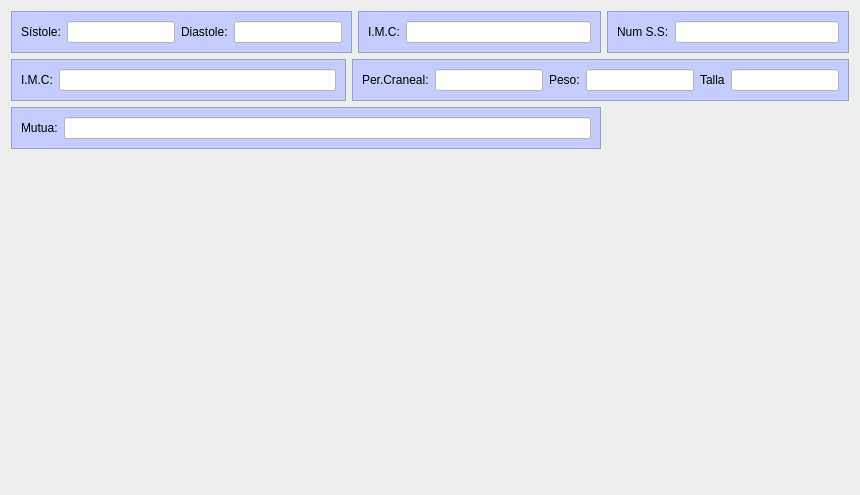
            <widget class="QWidget" name="tab_5">
             <property name="styleSheet">
              <string notr="true">background-color: #ecefed;</string>
             </property>
             <attribute name="title">
              <string>Datos generales primera exploración</string>
             </attribute>
             <layout class="QGridLayout" name="gridLayout_7">
              <item row="0" column="0" colspan="2">
               <widget class="QFrame" name="frame_12">
                <property name="styleSheet">
                 <string notr="true">background-color: rgb(197, 205, 255);</string>
                </property>
                <property name="frameShape">
                 <enum>QFrame::StyledPanel</enum>
                </property>
                <property name="frameShadow">
                 <enum>QFrame::Raised</enum>
                </property>
                <layout class="QHBoxLayout" name="horizontalLayout_13">
                 <item>
                  <widget class="QLabel" name="label_13">
                   <property name="text">
                    <string>Sístole:</string>
                   </property>
                  </widget>
                 </item>
                 <item>
                  <widget class="QLineEdit" name="txtSistole">
                   <property name="styleSheet">
                    <string notr="true">background-color: rgb(255, 255, 255);</string>
                   </property>
                   <property name="text">
                    <string/>
                   </property>
                  </widget>
                 </item>
                 <item>
                  <widget class="QLabel" name="label_14">
                   <property name="text">
                    <string>Diastole:</string>
                   </property>
                  </widget>
                 </item>
                 <item>
                  <widget class="QLineEdit" name="txtDiastole">
                   <property name="styleSheet">
                    <string notr="true">background-color: rgb(255, 255, 255);</string>
                   </property>
                  </widget>
                 </item>
                </layout>
               </widget>
              </item>
              <item row="0" column="2">
               <widget class="QFrame" name="frame_13">
                <property name="styleSheet">
                 <string notr="true">background-color: rgb(197, 205, 255);</string>
                </property>
                <property name="frameShape">
                 <enum>QFrame::StyledPanel</enum>
                </property>
                <property name="frameShadow">
                 <enum>QFrame::Raised</enum>
                </property>
                <layout class="QHBoxLayout" name="horizontalLayout_12">
                 <item>
                  <widget class="QLabel" name="label_16">
                   <property name="text">
                    <string>I.M.C:</string>
                   </property>
                  </widget>
                 </item>
                 <item>
                  <widget class="QLineEdit" name="txtimc">
                   <property name="styleSheet">
                    <string notr="true">background-color: rgb(255, 255, 255);</string>
                   </property>
                  </widget>
                 </item>
                </layout>
               </widget>
              </item>
              <item row="0" column="3">
               <widget class="QFrame" name="frame_18">
                <property name="styleSheet">
                 <string notr="true">background-color: rgb(197, 205, 255);</string>
                </property>
                <property name="frameShape">
                 <enum>QFrame::StyledPanel</enum>
                </property>
                <property name="frameShadow">
                 <enum>QFrame::Raised</enum>
                </property>
                <layout class="QHBoxLayout" name="horizontalLayout_14">
                 <item>
                  <widget class="QLabel" name="label_29">
                   <property name="text">
                    <string>Num S.S:</string>
                   </property>
                  </widget>
                 </item>
                 <item>
                  <widget class="QLineEdit" name="txtNumeroSS">
                   <property name="minimumSize">
                    <size>
                     <width>120</width>
                     <height>0</height>
                    </size>
                   </property>
                   <property name="styleSheet">
                    <string notr="true">background-color: rgb(255, 255, 255);</string>
                   </property>
                  </widget>
                 </item>
                </layout>
               </widget>
              </item>
              <item row="1" column="0">
               <widget class="QFrame" name="frame_19">
                <property name="styleSheet">
                 <string notr="true">background-color: rgb(197, 205, 255);</string>
                </property>
                <property name="frameShape">
                 <enum>QFrame::StyledPanel</enum>
                </property>
                <property name="frameShadow">
                 <enum>QFrame::Raised</enum>
                </property>
                <layout class="QHBoxLayout" name="horizontalLayout_15">
                 <item>
                  <widget class="QLabel" name="label_36">
                   <property name="text">
                    <string>I.M.C:</string>
                   </property>
                  </widget>
                 </item>
                 <item>
                  <widget class="QLineEdit" name="txtimc_3">
                   <property name="styleSheet">
                    <string notr="true">background-color: rgb(255, 255, 255);</string>
                   </property>
                  </widget>
                 </item>
                </layout>
               </widget>
              </item>
              <item row="1" column="1" colspan="3">
               <widget class="QFrame" name="frame_20">
                <property name="styleSheet">
                 <string notr="true">background-color: rgb(197, 205, 255);</string>
                </property>
                <property name="frameShape">
                 <enum>QFrame::StyledPanel</enum>
                </property>
                <property name="frameShadow">
                 <enum>QFrame::Raised</enum>
                </property>
                <layout class="QHBoxLayout" name="horizontalLayout_16">
                 <item>
                  <widget class="QLabel" name="label_38">
                   <property name="text">
                    <string>Per.Craneal:</string>
                   </property>
                  </widget>
                 </item>
                 <item>
                  <widget class="QLineEdit" name="txtperimetro_craneal">
                   <property name="styleSheet">
                    <string notr="true">background-color: rgb(255, 255, 255);</string>
                   </property>
                  </widget>
                 </item>
                 <item>
                  <widget class="QLabel" name="label_39">
                   <property name="text">
                    <string>Peso:</string>
                   </property>
                  </widget>
                 </item>
                 <item>
                  <widget class="QLineEdit" name="txtPeso">
                   <property name="styleSheet">
                    <string notr="true">background-color: rgb(255, 255, 255);</string>
                   </property>
                  </widget>
                 </item>
                 <item>
                  <widget class="QLabel" name="label_40">
                   <property name="text">
                    <string>Talla</string>
                   </property>
                  </widget>
                 </item>
                 <item>
                  <widget class="QLineEdit" name="txtTalla">
                   <property name="styleSheet">
                    <string notr="true">background-color: rgb(255, 255, 255);</string>
                   </property>
                  </widget>
                 </item>
                </layout>
               </widget>
              </item>
              <item row="2" column="0" colspan="3">
               <widget class="QFrame" name="frame_21">
                <property name="styleSheet">
                 <string notr="true">background-color: rgb(197, 205, 255);</string>
                </property>
                <property name="frameShape">
                 <enum>QFrame::StyledPanel</enum>
                </property>
                <property name="frameShadow">
                 <enum>QFrame::Raised</enum>
                </property>
                <layout class="QHBoxLayout" name="horizontalLayout_17">
                 <item>
                  <widget class="QLabel" name="label_54">
                   <property name="text">
                    <string>Mutua:</string>
                   </property>
                  </widget>
                 </item>
                 <item>
                  <widget class="QLineEdit" name="txtMutua">
                   <property name="styleSheet">
                    <string notr="true">background-color: rgb(255, 255, 255);</string>
                   </property>
                  </widget>
                 </item>
                </layout>
               </widget>
              </item>
              <item row="3" column="0">
               <spacer name="verticalSpacer_2">
                <property name="orientation">
                 <enum>Qt::Vertical</enum>
                </property>
                <property name="sizeHint" stdset="0">
                 <size>
                  <width>20</width>
                  <height>335</height>
                 </size>
                </property>
               </spacer>
              </item>
             </layout>
            </widget>
